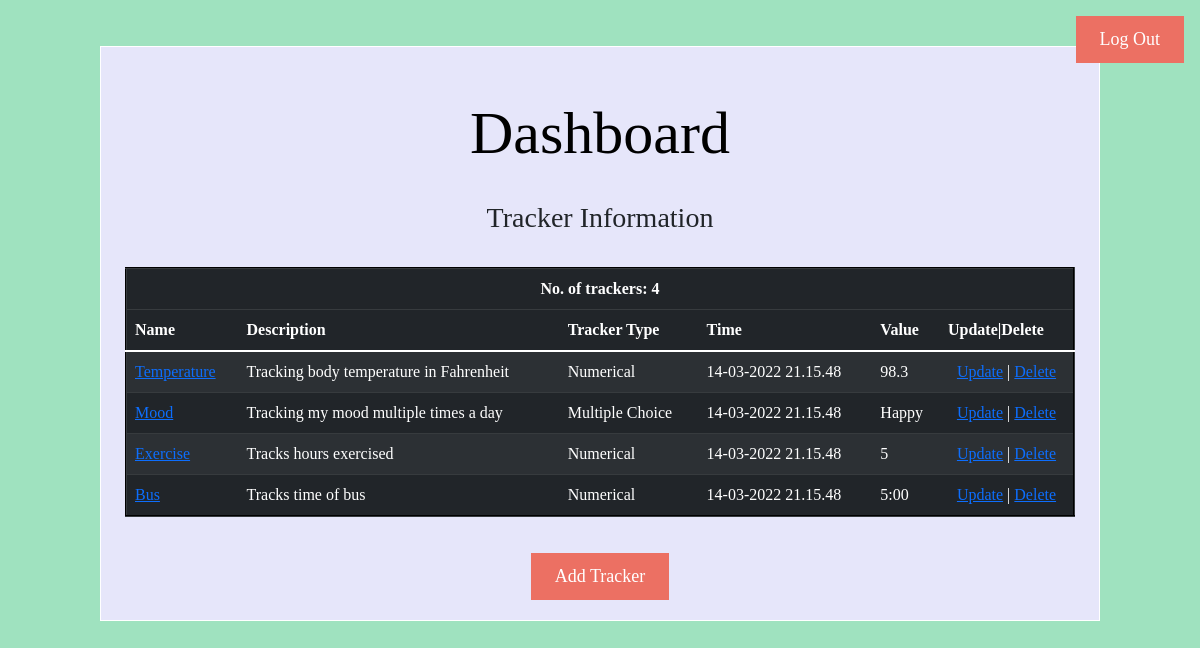
The page /dash on the database its author committed.
### app.py (models this page shows)
class tracker(db.Model):
  __tablename__ = 'tracker'
  tracker_name = db.Column(db.String , primary_key =True, nullable = False, unique = True)
  description = db.Column(db.String ,unique = False, nullable = False )
  tracker_type = db.Column(db.String, unique = False, nullable = False )
  time =db.Column(db.String, unique = False, nullable = False )
  user_id = db.Column(db.Integer ,unique = False, nullable = True )
  tracker_value= db.Column(db.String, unique = False, nullable = True)

### app.py (the view)
@app.route('/dash', methods=["GET","POST"])
def dashboard():
  data = tracker.query.with_entities(tracker.tracker_name,tracker.description,tracker.tracker_type,tracker.time,tracker.user_id,tracker.tracker_value).all()
  n = len(data)
  return render_template('dash.html',data=data ,n=n)

### templates/dash.html (shortened to what this page needs)
<!DOCTYPE html>
<html lang="en">
<head>
    <link href="https://cdn.jsdelivr.net/npm/bootstrap@5.1.3/dist/css/bootstrap.min.css" rel="stylesheet">
    <link rel="stylesheet" href="/static/style.css">
</head>
<body>
  <a href='/' style="float: right;"><label id="button">Log Out</label></a>
  <form action="/dash">
    <h1 id="heading" style="font-size:60px; color:black"><span style=" background-color: lavender">Dashboard</span></h1>
    <div id="social">
      <h3 text-align='center'>Tracker Information</h3>
    </div>
    <table border="2px" align="center" class="table table-dark table-striped" style="width:950px">
      <thead>
        <tr>
          <th scope="col" colspan="7">No. of trackers: {{n}}</th>
        </tr>
        <tr align='left'>
          <th scope="col">Name</th>
          <th scope="col">Description</th>
          <th scope="col">Tracker Type</th>
          <th scope="col">Time</th>
          <th scope="col">Value</th>
          <th scope="col">Update|Delete</th>
        </tr>
      </thead>
      <tbody>
        {% for i in data %}
        <tr>
          <td align='left'> <a href='/view/{{i[0]}}'>{{i[0]}}</a></td>
          <td align='left'>{{i[1]}}</td>
          <td align='left'>{{i[2]}}</td>
          <td align='left'>{{i[3]}}</td>
          <td align='left'>{{i[5]}}</td>
          {%if n > 0 %}
          <td><a href='/editTracker/{{i[0]}}'>Update</a> | <a href='/deleteTracker/{{i[0]}}'>Delete</a></td>
          {%endif%}
        </tr>
        {% endfor %}
      </tbody>
    </table>
    <div id="link">
      <a href='/create'><label id="button">Add Tracker</label></a>
    </div>
  </form>
</body>
</html>

### static/style.css (style rules this page uses)
body { background-color:#9FE2BF; margin: 0px; padding: 16px; font-family: Georgia; }
form { background-color:lavender; width: 1000px; margin-top: 30px; margin-left: auto; margin-right: auto; padding-bottom: auto; text-align: center; padding-bottom: auto; border: 1px solid #ffffff; font-family: Georgia; }
#heading { font-size: 32px; padding-top: 50px; padding-bottom: 0px; }
#social { background-color:lavender; padding: 24px; }
#link { padding-top: 20px; padding-bottom: 20px; padding-left: 20px; padding-right: 20px; font-size: 18px; color: white; border: none; }
#button { background-color: #EC7063 ; padding-top: 10px; padding-bottom: 10px; padding-left: 24px; padding-right: 24px; margin-top: auto; margin-left: auto; margin-right: auto; font-size: 18px; color: white; border: none; }

### rows shown on the page
tracker: tracker_name "Temperature", description "Tracking body temperature in Fahrenheit", tracker_type "Numerical", time "14-03-2022 21.15.48", tracker_value "98.3"
tracker: tracker_name "Mood", description "Tracking my mood multiple times a day", tracker_type "Multiple Choice", time "14-03-2022 21.15.48", tracker_value "Happy"
tracker: tracker_name "Exercise", description "Tracks hours exercised", tracker_type "Numerical", time "14-03-2022 21.15.48", tracker_value "5"
tracker: tracker_name "Bus", description "Tracks time of bus", tracker_type "Numerical", time "14-03-2022 21.15.48", tracker_value "5:00"

### other values the page prints
{{ n }} "4"
